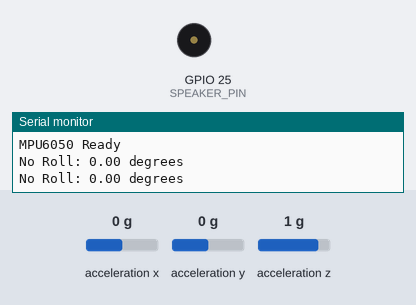
This sketch was run on a simulated ESP32. On the bench: buzzer (waves = sounding), the last lines printed to the serial monitor. Wiring (inferred from the names in the program): MPU-6050 motion sensor at I2C address 0x68. The inputs (shaded band) are chosen by the test bench; at power-on: acceleration y 0 g, acceleration x 0 g, acceleration z 1 g.

Above: at 2.2 s.
2.3 s: acceleration y set to -0.3 g
5.5 s: acceleration y set to -0.6 g
At 6.8 s:
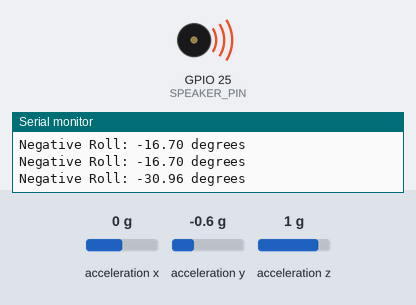
Timing chart, 0 to 8.5 s (numbered marks = the images above; inputs shaded):
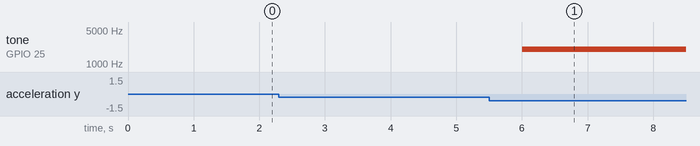

The sketch:

MPU6050_Accelaration_Gyroscope_Final.ino
```cpp
#include <Wire.h>

#define MPU 0x68

// ===== Speaker settings =====
#define SPEAKER_PIN 25
#define CHANNEL 0
#define FREQUENCY 2000   // Hz
#define RESOLUTION 8    // 8-bit PWM

int16_t AccX, AccY, AccZ;
float Ax, Ay, Az;
float roll;

void setup() {
  Serial.begin(115200);
  delay(1000);

  // ===== I2C setup =====
  Wire.begin(21, 22);   // SDA, SCL for ESP32
  Wire.setClock(400000);

  // Wake up MPU6050
  Wire.beginTransmission(MPU);
  Wire.write(0x6B);   // Power management register
  Wire.write(0);     // Wake up sensor
  Wire.endTransmission(true);

  // ===== Speaker setup =====
  ledcAttach(SPEAKER_PIN, FREQUENCY, RESOLUTION);
  ledcWrite(SPEAKER_PIN, 0);   // start silent

  Serial.println("MPU6050 Ready");
}

void loop() {

  // ===== Read accelerometer data =====
  Wire.beginTransmission(MPU);
  Wire.write(0x3B);   // ACCEL_XOUT_H
  Wire.endTransmission(false);
  Wire.requestFrom(MPU, 6, true);

  AccX = Wire.read() << 8 | Wire.read();
  AccY = Wire.read() << 8 | Wire.read();
  AccZ = Wire.read() << 8 | Wire.read();

  // Convert raw data to g
  Ax = AccX / 16384.0;
  Ay = AccY / 16384.0;
  Az = AccZ / 16384.0;

  // Roll calculation
  roll = atan2(Ay, Az) * 180.0 / PI;

  // ===== Roll direction output =====
  if (roll > 0) {
    Serial.print("Positive Roll: ");
  } else if (roll < 0) {
    Serial.print("Negative Roll: ");
  } else {
    Serial.print("No Roll: ");
  }

  Serial.print(roll, 2);
  Serial.println(" degrees");

  // ===== Beep logic =====
  if (roll > 25 || roll < -25) {
    // continuous beep
    ledcWrite(SPEAKER_PIN, 200);  // volume (0–255)
  } else {
    // silence
    ledcWrite(SPEAKER_PIN, 0);
  }

  delay(1000);   // 1 second delay
}
```

Measured:
- the behaviour switches between -0.4 and -0.5 g on acceleration y (found by bisection; images 0 and 1)
- after the input at 5.5 s, tone on GPIO 25 (SPEAKER_PIN): silent → 2000 Hz after 0.51 s
